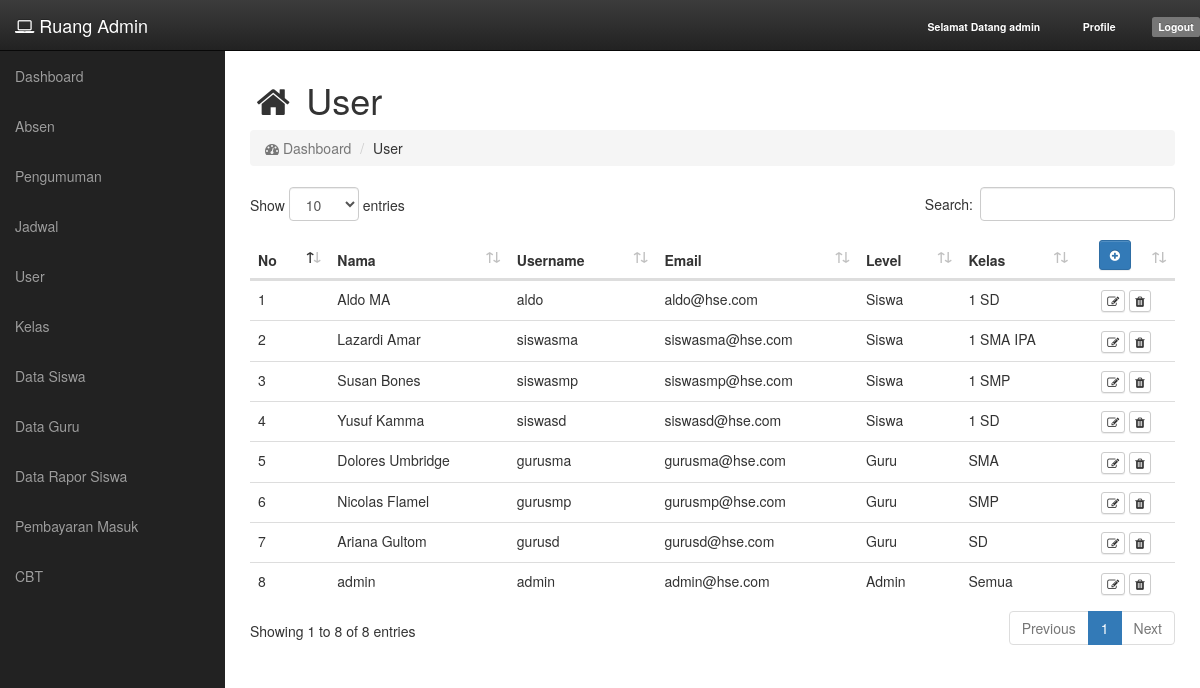
/user (signed in), run on an earlier commit of the app's database.
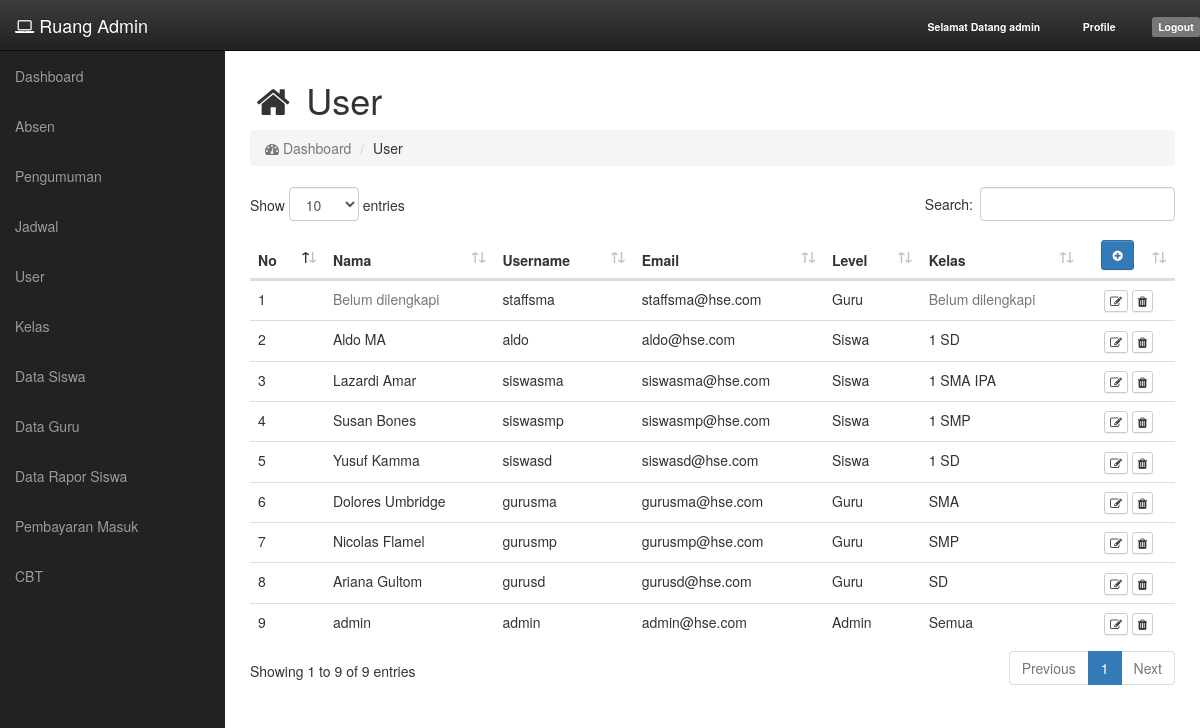
And on a later commit of the database.
### tables this page shows
CREATE TABLE `tb_siswa` (
  `siswa_id` int(11) NOT NULL,
  `siswa_nis` varchar(255) DEFAULT NULL,
  `siswa_nama` varchar(255) DEFAULT NULL,
  `siswa_nama_panggilan` varchar(255) DEFAULT '-',
  `siswa_tmp_lahir` varchar(255) DEFAULT NULL,
  `siswa_tgl_lahir` date DEFAULT NULL,
  `siswa_jenis_kelamin` int(11) DEFAULT NULL,
  `siswa_agama` varchar(255) DEFAULT NULL,
  `siswa_anak_ke` int(11) DEFAULT NULL,
  `siswa_alamat` text,
  `siswa_nohp` varchar(125) DEFAULT '-',
  `siswa_jenjang_terakhir` varchar(125) DEFAULT '-',
  `siswa_gol_darah` varchar(125) DEFAULT '-',
  `siswa_hobi` varchar(125) DEFAULT '-',
  `siswa_nama_ayah` varchar(255) DEFAULT NULL,
  `siswa_nama_ibu` varchar(255) DEFAULT NULL,
  `siswa_alamat_ortu` text,
  `siswa_nohp_ortu` varchar(255) DEFAULT NULL,
  `siswa_pekerjaan_ayah` varchar(255) DEFAULT NULL,
  `siswa_pekerjaan_ibu` varchar(255) DEFAULT NULL,
  `siswa_pend_terakhir_ayah` varchar(125) DEFAULT '-',
  `siswa_pend_terakhir_ibu` varchar(125) DEFAULT '-',
  `siswa_nohp_ayah` varchar(125) DEFAULT '-',
  `siswa_nohp_ibu` varchar(125) DEFAULT '-',
  `siswa_email_ayah` varchar(125) DEFAULT '-',
  `siswa_email_ibu` varchar(125) DEFAULT '-',
  `siswa_penghasilan_ayah` varchar(125) DEFAULT '0',
  `siswa_penghasilan_ibu` varchar(125) DEFAULT '0',
  `siswa_nama_wali` varchar(255) DEFAULT NULL,
  `siswa_nohp_wali` varchar(255) DEFAULT NULL,
  `siswa_alamat_wali` text,
  `siswa_pekerjaan_wali` varchar(255) DEFAULT NULL,
  `siswa_jenjang` int(11) DEFAULT NULL,
  `siswa_kelas` int(11) DEFAULT NULL,
  `siswa_semester` varchar(255) DEFAULT NULL,
  `siswa_foto` varchar(255) DEFAULT NULL,
  `siswa_uid` int(11) DEFAULT NULL
);

CREATE TABLE `tb_user` (
  `id` int(11) NOT NULL,
  `username` varchar(255) DEFAULT NULL,
  `email` varchar(255) DEFAULT NULL,
  `password` varchar(255) DEFAULT NULL,
  `role` int(11) DEFAULT '0' COMMENT '1 = admin, 2 = guru, 3 = siswa'
);

CREATE TABLE `tb_guru` (
  `guru_id` int(11) NOT NULL,
  `guru_nip` varchar(255) DEFAULT NULL,
  `guru_nama` varchar(255) DEFAULT NULL,
  `guru_tmp_lahir` varchar(255) DEFAULT NULL,
  `guru_tgl_lahir` date DEFAULT NULL,
  `guru_jenis_kelamin` int(11) DEFAULT NULL,
  `guru_agama` varchar(255) DEFAULT NULL,
  `guru_alamat` text,
  `guru_nohp` varchar(255) DEFAULT NULL,
  `guru_foto` varchar(255) DEFAULT NULL,
  `guru_jenjang` int(11) DEFAULT NULL,
  `guru_jenjang_pendidikan` varchar(128) DEFAULT NULL,
  `guru_tgl_bergabung` date DEFAULT NULL,
  `guru_status_peg` int(11) DEFAULT '1' COMMENT '1 = honorer - 2 = guru tetap',
  `guru_tgs_mengajar` varchar(255) DEFAULT '-',
  `guru_tgs_tambahan` int(11) DEFAULT NULL COMMENT '1 = kordinator - 2 = wali kelas - 3 = staff mngmnt - 4 = dll',
  `guru_riwayat_pend_sd` varchar(128) DEFAULT '-',
  `guru_riwayat_pend_smp` varchar(128) DEFAULT '-',
  `guru_riwayat_pend_sma` varchar(128) DEFAULT '-',
  `guru_riwayat_pend_pt` varchar(128) DEFAULT '-',
  `guru_uid` int(11) DEFAULT NULL
);

### app/core/Controller.php (called while the page is built, shortened)
<?php
class Controller {
	public function view($view, $data = []) {
		require_once 'app/views/' . $view . '.php';
	}
}

### app/controllers/User.php (called while the page is built, shortened)
<?php
class User extends Controller {
	public function __construct() {
		$this->User_model = $this->model('User_model');
		$this->Kelas_model = $this->model('Kelas_model');
		$this->Jenjang_model = $this->model('Jenjang_model');
	}
	public function index() {
		$data['user'] = $this->User_model->get_all();
		$data['kelas'] = $this->Kelas_model->get();
		$data['jenjang'] = $this->Jenjang_model->get();
		$this->view('user/v_user', $data);
	}
}

### app/core/App.php (called while the page is built, shortened)
<?php
class App {
  protected $method = 'index';
  protected $params = [];
  public function __construct() {
    $this->controller = new $this->controller;
    call_user_func_array([$this->controller, $this->method], $this->params);
  }
}

### index.php (called while the page is built, shortened)
<?php
$app = new App;

### app/helpers/eda_helper.php (called while the page is built, shortened)
<?php
if (!function_exists('base_url')) {
	function base_url($atRoot=FALSE, $atCore=FALSE, $parse=FALSE){
		if (isset($_SERVER['HTTP_HOST'])) {
			$http = isset($_SERVER['HTTPS']) && strtolower($_SERVER['HTTPS']) !== 'off' ? 'https' : 'http';
			$hostname = $_SERVER['HTTP_HOST'];
			$dir = str_replace(basename($_SERVER['SCRIPT_NAME']), '', $_SERVER['SCRIPT_NAME']);
			$core = preg_split('@/@', str_replace($_SERVER['DOCUMENT_ROOT'], '', realpath(dirname(__FILE__))), NULL, PREG_SPLIT_NO_EMPTY);
			$core = $core[0];
			$tmplt = $atRoot ? ($atCore ? "%s://%s/%s/" : "%s://%s/") : ($atCore ? "%s://%s/%s/" : "%s://%s%s");
			$end = $atRoot ? ($atCore ? $core : $hostname) : ($atCore ? $core : $dir);
			$base_url = sprintf( $tmplt, $http, $hostname, $end );
		}
		else $base_url = 'http://localhost/';
		return $base_url;
	}
}

### app/core/Model.php (called while the page is built, shortened)
<?php
class Model {
	private $host = DB_HOST;
	private $user = DB_USER;
	private $pass = DB_PASS;
	private $db_name = DB_NAME;
	private $dbh;
	private $stmt;
	public function __construct() {
		$dsn = 'mysql:host=' . $this->host . ';dbname=' . $this->db_name;
		$option = [
			PDO::ATTR_PERSISTENT => true,
			PDO::ATTR_ERRMODE => PDO::ERRMODE_EXCEPTION
		];
		try {
			$this->dbh = new PDO($dsn, $this->user, $this->pass, $option);
		} catch (PDOException $e) {
			die($e->getMessage());
		}
	}
	public function query($query) {
		$this->stmt = $this->dbh->prepare($query);
	}
	public function bind($param, $value, $type = NULL) {
		if (is_null($type)) {
			switch (true) {
				case is_null($value):
					$type = PDO::PARAM_NULL;
					break;
				default:
					$type = PDO::PARAM_STR;
			}
		}
		$this->stmt->bindValue($param, $value, $type);
	}
	public function execute() {
		$this->stmt->execute();
	}
	public function result() {
		$this->execute();
		return $this->stmt->fetchAll(PDO::FETCH_ASSOC);
	}
}

### app/models/User_model.php (called while the page is built, shortened)
<?php
class User_model {
	private $table = 'tb_user';
	private $db;
	public function __construct() {
		$this->db = new Model;
	}
	public function get_all() {
		$this->db->query('SELECT
			guru_nama,
			guru_jenjang,
			siswa_nama,
			siswa_kelas,
			id,
			username,
			email,
			role,
			guru_jenjang,
			siswa_kelas
			FROM ' . $this->table . '
			LEFT JOIN tb_guru ON guru_uid = id
			LEFT JOIN tb_siswa ON siswa_uid = id
			ORDER BY id DESC');
		$query = $this->db->result();
		foreach ($query as $key => $value) {
			if ($query[$key]['role'] == 1) {
				$query[$key]['nama'] = $query[$key]['username'];
				$query[$key]['level'] = 'Admin';
				$query[$key]['kelas'] = 'Semua';
			} else if ($query[$key]['role'] == 2) {
				$query[$key]['nama'] = $query[$key]['guru_nama'];
				$query[$key]['level'] = 'Guru';
				$query[$key]['kelas'] = $this->get_jenjang($query[$key]['guru_jenjang'])->jenjang_nama;
			} else if ($query[$key]['role'] == 3) {
				$query[$key]['nama'] = $query[$key]['siswa_nama'];
				$query[$key]['level'] = 'Siswa';
				$query[$key]['kelas'] = $this->get_kelas($query[$key]['siswa_kelas'])->kelas_nama;
			}
			unset($query[$key]['guru_nama']);
			unset($query[$key]['siswa_nama']);
		}
		return $query;
	}
	private function get_jenjang($jenjang_id) {
		$this->db->query("SELECT jenjang_nama FROM tb_jenjang WHERE jenjang_id=:jenjang_id");
		$this->db->bind('jenjang_id', $jenjang_id);
		return $this->db->row();
	}
	private function get_kelas($kelas_id) {
		$this->db->query("SELECT jenjang_nama, tingkat_nama, kelas_nama FROM tb_kelas LEFT JOIN tb_jenjang ON kelas_jenjang = jenjang_id LEFT JOIN tb_tingkat ON tingkat_id = kelas_tingkat WHERE kelas_id=:kelas_id");
		$this->db->bind('kelas_id', $kelas_id);
		return $this->db->row();
	}
}

### app/views/user/v_user.php (the view, shortened to what the changed rows need)
<link rel="stylesheet" href="<?php echo base_url(); ?>assets/plugins/datatables/css/dataTables.bootstrap4.min.css">
<link rel="stylesheet" href="<?php echo base_url(); ?>assets/plugins/datatables/css/buttons.dataTables.min.css">
<div id="page-wrapper">
	<div class="container-fluid">
		<div class="row">
			<div class="col-md-12">
				<h1><i class="fa fa-home fa-fw"></i> User</h1>
			</div>
		</div>
		<div class="row">
			<div class="col-md-12">
				<div class="table-responsive">
					<table id="tblUser" class="table table-borered table-hover">
						<thead>
							<tr>
								<th>No</th>
								<th>Nama</th>
								<th>Username</th>
								<th>Email</th>
								<th>Level</th>
								<th>Kelas</th>
								<th class="text-center">
									<button class="btn btn-primary btn-sm" data-toggle="modal" data-target="#modalAdd"><i class="fa fa-plus-circle"></i></button>
								</th>
							</tr>
						</thead>
						<tbody>
							<?php foreach($data['user'] as $key => $user) : ?>
								<tr>
									<td><?php echo $key + 1; ?></td>
									<td class="<?php echo (isset($user['nama']) ? '' : 'text-muted'); ?>">
										<?php echo (isset($user['nama']) ? $user['nama'] : 'Belum dilengkapi'); ?>
									</td>
									<td><?php echo $user['username']; ?></td>
									<td><?php echo $user['email']; ?></td>
									<td><?php echo $user['level']; ?></td>
									<td class="<?php echo (isset($user['kelas']) ? '' : 'text-muted'); ?>">
										<?php echo (isset($user['kelas']) ? $user['kelas'] : 'Belum dilengkapi'); ?>
									</td>
									<td class="text-center">
										<button class="btn btn-xs btn-default" data-id="<?php echo $user['id']; ?>" onclick="edit(this)"><i class="fa fa-edit"></i></button>
										<button class="btn btn-xs btn-default" data-id="<?php echo $user['id']; ?>" onclick="hapus(this)"><i class="fa fa-trash"></i></button>
									</td>
								</tr>
							<?php endforeach; ?>
						</tbody>
					</table>
				</div>
			</div>
		</div>
	</div>
</div>

What changed in the data, as far as the page shows it:
added tb_user: shows "Belum dilengkapi", username "staffsma", email "staffsma@hse.com", level "Guru"
Also different on the page:
text written by a page script: "Show entries Search: Showing 1 to 8 of 8 entries Previous 1 Next" → "Show entries Search: Showing 1 to 9 of 9 entries Previous 1 Next"
